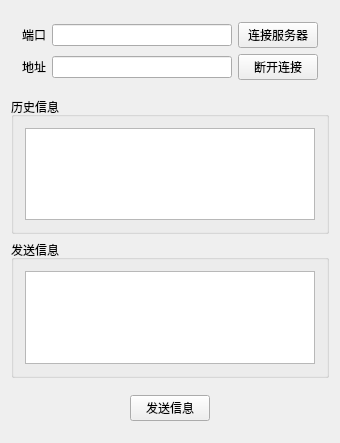
<?xml version="1.0" encoding="UTF-8"?>
<ui version="4.0">
 <class>mainwindowClass</class>
 <widget class="QMainWindow" name="mainwindowClass">
  <property name="geometry">
   <rect>
    <x>0</x>
    <y>0</y>
    <width>340</width>
    <height>443</height>
   </rect>
  </property>
  <property name="windowTitle">
   <string>mainwindow</string>
  </property>
  <widget class="QWidget" name="centralWidget">
   <layout class="QVBoxLayout" name="verticalLayout_3">
    <item>
     <widget class="QWidget" name="widget" native="true">
      <layout class="QGridLayout" name="gridLayout">
       <item row="0" column="0">
        <widget class="QLabel" name="label">
         <property name="text">
          <string>端口</string>
         </property>
        </widget>
       </item>
       <item row="0" column="1">
        <widget class="QLineEdit" name="portEdit"/>
       </item>
       <item row="0" column="2">
        <widget class="QPushButton" name="setListen">
         <property name="text">
          <string>连接服务器</string>
         </property>
        </widget>
       </item>
       <item row="1" column="0">
        <widget class="QLabel" name="label_2">
         <property name="text">
          <string>地址</string>
         </property>
        </widget>
       </item>
       <item row="1" column="1">
        <widget class="QLineEdit" name="portEdit_2"/>
       </item>
       <item row="1" column="2">
        <widget class="QPushButton" name="setListen_2">
         <property name="text">
          <string>断开连接</string>
         </property>
        </widget>
       </item>
      </layout>
     </widget>
    </item>
    <item>
     <widget class="QGroupBox" name="groupBox">
      <property name="title">
       <string>历史信息</string>
      </property>
      <layout class="QVBoxLayout" name="verticalLayout">
       <item>
        <widget class="QPlainTextEdit" name="record"/>
       </item>
      </layout>
     </widget>
    </item>
    <item>
     <widget class="QGroupBox" name="groupBox_2">
      <property name="title">
       <string>发送信息</string>
      </property>
      <layout class="QVBoxLayout" name="verticalLayout_2">
       <item>
        <widget class="QPlainTextEdit" name="msg"/>
       </item>
      </layout>
     </widget>
    </item>
    <item>
     <widget class="QWidget" name="widget_2" native="true">
      <layout class="QHBoxLayout" name="horizontalLayout_2">
       <item>
        <spacer name="horizontalSpacer">
         <property name="orientation">
          <enum>Qt::Horizontal</enum>
         </property>
         <property name="sizeHint" stdset="0">
          <size>
           <width>105</width>
           <height>20</height>
          </size>
         </property>
        </spacer>
       </item>
       <item>
        <widget class="QPushButton" name="sendMsg">
         <property name="text">
          <string>发送信息</string>
         </property>
        </widget>
       </item>
       <item>
        <spacer name="horizontalSpacer_2">
         <property name="orientation">
          <enum>Qt::Horizontal</enum>
         </property>
         <property name="sizeHint" stdset="0">
          <size>
           <width>105</width>
           <height>20</height>
          </size>
         </property>
        </spacer>
       </item>
      </layout>
     </widget>
    </item>
   </layout>
  </widget>
 </widget>
 <layoutdefault spacing="6" margin="11"/>
 <resources>
  <include location="mainwindow.qrc"/>
 </resources>
 <connections/>
</ui>
